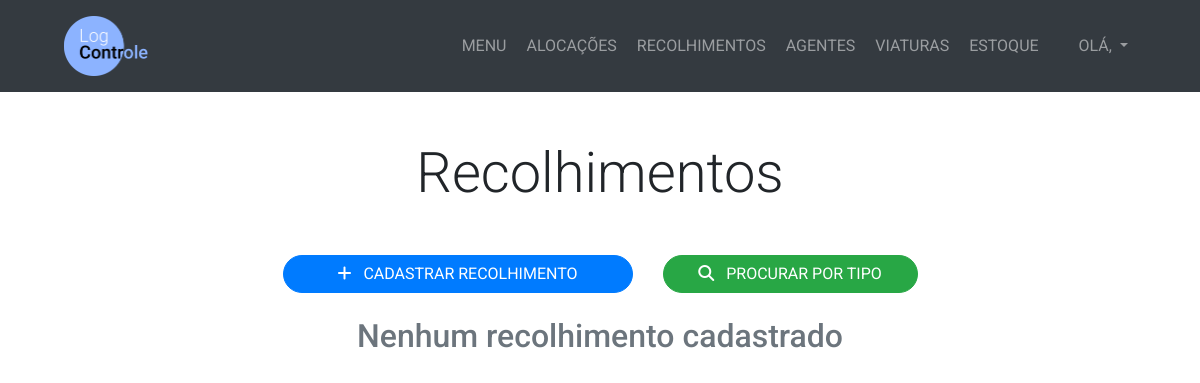
/recolhimento/, run on an earlier commit of the app's database.
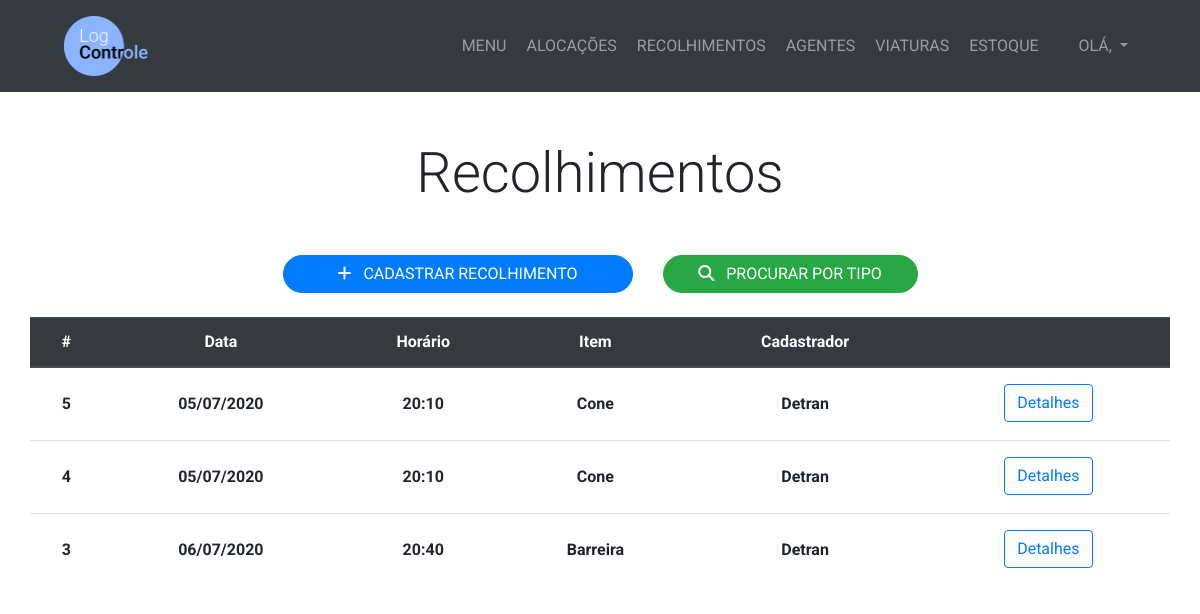
And on a later commit of the database.
### management/models.py (models this page shows, shortened)
class Recolhimento(models.Model):
    TURNO_CHOICES = (
        ('Manhã', 'Manhã'),
        ('Tarde', 'Tarde'),
        ('Noite', 'Noite'),
        ('Madrugada', 'Madrugada')
    )
    data = models.DateField()
    horario = models.TimeField()
    quantidade = models.IntegerField()
    alocacao = models.ForeignKey(Alocacao, on_delete=models.PROTECT)
    viatura = models.ForeignKey(Viatura, on_delete=models.PROTECT, blank=True, null=True)
    turno = models.CharField(max_length=10, choices=TURNO_CHOICES)
    cadastrador = models.ForeignKey(User, on_delete=models.PROTECT)

class Alocacao(models.Model):
    TURNO_CHOICES = (
        ('Manhã', 'Manhã'),
        ('Tarde', 'Tarde'),
        ('Noite', 'Noite'),
        ('Madrugada', 'Madrugada')
    )
    STATUS_CHOICES = (
        ('Aberto', 'Aberto'),
        ('Fechado', 'Fechado'),
        ('Desativado', 'Desativado')
    )
    data = models.DateField()
    horario = models.TimeField()
    item = models.ForeignKey(Item, on_delete=models.PROTECT)
    quantidade = models.IntegerField()
    turno = models.CharField(max_length=10, choices=TURNO_CHOICES)
    viatura = models.ForeignKey(Viatura, on_delete=models.PROTECT, blank=True, null=True)
    rua = models.CharField(max_length=200)
    numero = models.CharField(max_length=10)
    bairro = models.CharField(max_length=25)
    complemento = models.CharField(max_length=25, blank=True)
    motivo = models.CharField(max_length=100, blank=True)
    cadastrador = models.ForeignKey(User, on_delete=models.PROTECT)
    status = models.CharField(max_length=11, choices=STATUS_CHOICES, default='Fechado')

class Item(models.Model):
    nome = models.CharField(max_length=100)
    def __str__(self):
        return self.nome

### management/views.py (the view)
# urls.py: path('recolhimento/', views.menurecolhimento, name='menurecolhimento'),
def menurecolhimento(request):
    recolhimentos = Recolhimento.objects.all().order_by('-id')
    return render(request, 'management/menurecolhimento.html', {'recolhimentos':recolhimentos})

### management/templates/management/menurecolhimento.html
{% extends 'management/base.html' %}
{% block content %}
  <section class="py-5">
    <div class="container">
      <h1 class="display-4 text-center mb-5">Recolhimentos</h1>
      <div class="row justify-content-center">
        <div class="col-lg-4">
          <a href="{% url 'alocacoesabertas' %}" class="btn btn-primary btn-block rounded-pill"><i class="fas fa-plus mr-2"></i> CADASTRAR RECOLHIMENTO</a>
        </div>
        <div class="col-lg-3">
          <a href="#" class="btn btn-success btn-block rounded-pill"><i class="fas fa-search mr-2"></i> PROCURAR POR TIPO</a>
        </div>
      </div>
      <div class="row justify-content-center mt-4">
        {% if recolhimentos %}
          <div class="table-responsive" id="tabela-colaboracao">
            <table class="table table-hover">
              <thead class="thead-dark">
                <tr>
                  <th scope="col" class="text-center">#</th>
                  <th scope="col" class="text-center">Data</th>
                  <th scope="col" class="text-center">Horário</th>
                  <th scope="col" class="text-center">Item</th>
                  <th scope="col" class="text-center">Cadastrador</th>
                  <th scope="col" class="text-center"></th>
                </tr>
              </thead>
              <tbody>
                {% for recolhimento in recolhimentos %}
                  <tr>
                    <th scope="row" class="text-center py-4">{{ recolhimento.id }}</th>
                    <th scope="row" class="text-center py-4">{{ recolhimento.data|date:'d/m/Y' }}</th>
                    <th scope="row" class="text-center py-4">{{ recolhimento.horario|date:'H:i' }}</th>
                    <th scope="row" class="text-center py-4">{{ recolhimento.alocacao.item }}</th>
                    <th scope="row" class="text-center py-4"><span style="text-transform: capitalize;">{{ recolhimento.cadastrador }}</span></th>
                    <th scope="row" class="text-center py-3"><a href="#" class="btn btn-outline-primary">Detalhes</a></th>
                  </tr>
                {% endfor %}
              </tbody>
            </table>
          </div>
        {% else %}
          <h2 class="text-center text-secondary">Nenhum recolhimento cadastrado</h2>
        {% endif %}
      </div>
    </div>
  </section>
{% endblock %}

### management/templates/management/base.html (shortened to what this page needs)
<!DOCTYPE html>
<html lang="pt-br" dir="ltr">
  {% load static %}
  <head>
    <link
      rel="stylesheet"
      href="https://stackpath.bootstrapcdn.com/bootstrap/4.5.0/css/bootstrap.min.css"
    />
    <link rel="stylesheet" type="text/css" href="{% static 'management/css/style.css' %}">
    <link rel="stylesheet" href="{% static 'management/css/bootstrap-datepicker.css' %}">
  </head>
  <body>
    <nav class="navbar navbar-expand-lg bg-dark navbar-dark py-3" id="main-nav">
      <a href="{% url 'home' %}" class="ml-5">
        <img src="{% static 'management/Logo.png' %}" alt="Logo LogControle" style="max-height: 60px;">
      </a>
      <div class="collapse navbar-collapse" id="navbarCollapse">
        <ul class="navbar-nav ml-auto">
          <li class="nav-item">
            <a href="{% url 'home' %}" class="nav-link ml-1">MENU</a>
          </li>
          <li class="nav-item">
            <a href="{% url 'menualocacao' %}" class="nav-link ml-1">ALOCAÇÕES</a>
          </li>
          <li class="nav-item">
            <a href="{% url 'menurecolhimento' %}" class="nav-link ml-1">RECOLHIMENTOS</a>
          </li>
          <li class="nav-item">
            <a href="{% url 'menuagente' %}" class="nav-link ml-1">AGENTES</a>
          </li>
          <li class="nav-item">
            <a href="{% url 'menuviatura' %}" class="nav-link ml-1">VIATURAS</a>
          </li>
          <li class="nav-item">
            <a href="{% url 'menuestoque' %}" class="nav-link ml-1">ESTOQUE</a>
          </li>
          <li class="nav-item dropdown ml-4 mr-5">
            <a href="#" class="nav-link dropdown-toggle" data-toggle="dropdown" aria-expanded="false">OLÁ, </a>
          </li>
        </ul>
      </div>
    </nav>
    {% block content %} {% endblock %}
  </body>
</html>

### management/static/management/css/style.css (style rules this page uses)
body { font-family: 'Roboto', Arial; }
#tabela-colaboracao { height: 500px; overflow: auto; }

What changed in the data, as far as the page shows it:
added Recolhimento: id "5", data "05/07/2020", horario "20:10", alocacao.item "Cone", cadastrador "Detran"
added Recolhimento: id "4", data "05/07/2020", horario "20:10", alocacao.item "Cone", cadastrador "Detran"
added Recolhimento: id "3", data "06/07/2020", horario "20:40", alocacao.item "Barreira", cadastrador "Detran"
Also different on the page:
text no longer shown: "Nenhum recolhimento cadastrado"
text now shown: "# Data Horário Item Cadastrador"
